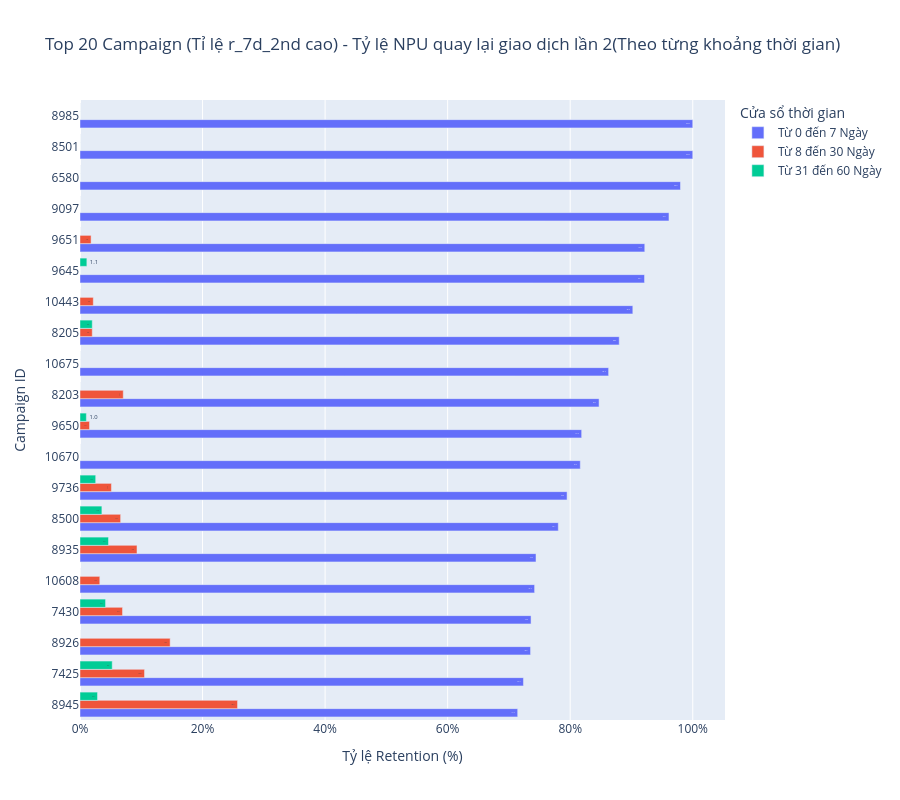

Here is the notebook cell this chart was saved with:
### Markdown cell above
**Thêm tổng số NPU vào bảng

- Thêm tỉ lệ return trong total

### Code cell
top_20_camps = retention_table_filtered.nlargest(20, 'r_7d_2nd').sort_values('r_7d_2nd', ascending=True)

# Xoay dọc dữ liệu (Melt) để đưa vào Plotly chuẩn phom
top_20_long = top_20_camps.melt(
    id_vars=['acq_campaignID'], 
    value_vars=['r_7d_2nd', 'r_30d_2nd', 'r_60d_2nd'],
    var_name='Timeframe', 
    value_name='Retention_Rate'
)

# Đổi lại tên nhãn hiển thị cho rõ ràng
timeframe_map = {
    'r_7d_2nd': 'Từ 0 đến 7 Ngày',
    'r_30d_2nd': 'Từ 8 đến 30 Ngày',
    'r_60d_2nd': 'Từ 31 đến 60 Ngày'
}
top_20_long['Timeframe'] = top_20_long['Timeframe'].map(timeframe_map)


# --- BƯỚC 4: VẼ BIỂU ĐỒ THANH NGANG NHÓM MỚI ---
fig_cohort_clean = px.bar(
    top_20_long,
    x='Retention_Rate',
    y='acq_campaignID',
    color='Timeframe',
    orientation='h',
    barmode='group',
    text_auto='.1f',
    title="Top 20 Campaign (Tỉ lệ r_7d_2nd cao) - Tỷ lệ NPU quay lại giao dịch lần 2(Theo từng khoảng thời gian)",
    labels={'acq_campaignID': 'Campaign ID', 'Retention_Rate': 'Tỷ lệ Retention (%)', 'Timeframe': 'Khoảng thời gian'},
    category_orders={"Timeframe": ["Từ 0 đến 7 Ngày", "Từ 8 đến 30 Ngày", "Từ 31 đến 60 Ngày"]},
    height=800
)

fig_cohort_clean.update_layout(
    xaxis_ticksuffix='%', 
    yaxis_type='category',
    legend_title_text='Cửa sổ thời gian'
)
fig_cohort_clean.update_yaxes(dtick=1)

fig_cohort_clean.show()

### Figure 1 — Plotly figure (JSON) as saved in the notebook; plotly's stock layout.template omitted (floating-point values rounded to 4 significant figures)
{"data": [{"alignmentgroup": "True", "hovertemplate": "Khoảng thời gian=Từ 0 đến 7 Ngày<br>Tỷ lệ Retention (%)=%{x}<br>Campaign ID=%{y}<extra></extra>", "legendgroup": "Từ 0 đến 7 Ngày", "marker": {"color": "#636efa", "pattern": {"shape": ""}}, "name": "Từ 0 đến 7 Ngày", "offsetgroup": "Từ 0 đến 7 Ngày", "orientation": "h", "showlegend": true, "textposition": "auto", "texttemplate": "%{x:.1f}", "type": "bar", "x": [71.43, 72.37, 73.53, 73.61, 74.19, 74.42, 78.06, 79.49, 81.65, 81.87, 84.71, 86.27, 88.0, 90.22, 92.13, 92.17, 96.12, 98.0, 100.0, 100.0], "xaxis": "x", "y": ["8945", "7425", "8926", "7430", "10608", "8935", "8500", "9736", "10670", "9650", "8203", "10675", "8205", "10443", "9645", "9651", "9097", "6580", "8501", "8985"], "yaxis": "y"}, {"alignmentgroup": "True", "hovertemplate": "Khoảng thời gian=Từ 8 đến 30 Ngày<br>Tỷ lệ Retention (%)=%{x}<br>Campaign ID=%{y}<extra></extra>", "legendgroup": "Từ 8 đến 30 Ngày", "marker": {"color": "#EF553B", "pattern": {"shape": ""}}, "name": "Từ 8 đến 30 Ngày", "offsetgroup": "Từ 8 đến 30 Ngày", "orientation": "h", "showlegend": true, "textposition": "auto", "texttemplate": "%{x:.1f}", "type": "bar", "x": [25.71, 10.53, 14.71, 6.94, 3.23, 9.3, 6.63, 5.13, 0.0, 1.55, 7.06, 0.0, 2.0, 2.17, 0.0, 1.81, 0.0, 0.0, 0.0, 0.0], "xaxis": "x", "y": ["8945", "7425", "8926", "7430", "10608", "8935", "8500", "9736", "10670", "9650", "8203", "10675", "8205", "10443", "9645", "9651", "9097", "6580", "8501", "8985"], "yaxis": "y"}, {"alignmentgroup": "True", "hovertemplate": "Khoảng thời gian=Từ 31 đến 60 Ngày<br>Tỷ lệ Retention (%)=%{x}<br>Campaign ID=%{y}<extra></extra>", "legendgroup": "Từ 31 đến 60 Ngày", "marker": {"color": "#00cc96", "pattern": {"shape": ""}}, "name": "Từ 31 đến 60 Ngày", "offsetgroup": "Từ 31 đến 60 Ngày", "orientation": "h", "showlegend": true, "textposition": "auto", "texttemplate": "%{x:.1f}", "type": "bar", "x": [2.86, 5.26, 0.0, 4.17, 0.0, 4.65, 3.57, 2.56, 0.0, 1.04, 0.0, 0.0, 2.0, 0.0, 1.12, 0.0, 0.0, 0.0, 0.0, 0.0], "xaxis": "x", "y": ["8945", "7425", "8926", "7430", "10608", "8935", "8500", "9736", "10670", "9650", "8203", "10675", "8205", "10443", "9645", "9651", "9097", "6580", "8501", "8985"], "yaxis": "y"}], "layout": {"barmode": "group", "height": 800, "legend": {"title": {"text": "Cửa sổ thời gian"}, "tracegroupgap": 0}, "title": {"text": "Top 20 Campaign (Tỉ lệ r_7d_2nd cao) - Tỷ lệ NPU quay lại giao dịch lần 2(Theo từng khoảng thời gian)"}, "xaxis": {"anchor": "y", "domain": [0, 1], "ticksuffix": "%", "title": {"text": "Tỷ lệ Retention (%)"}}, "yaxis": {"anchor": "x", "domain": [0, 1], "dtick": 1, "title": {"text": "Campaign ID"}, "type": "category"}}}
